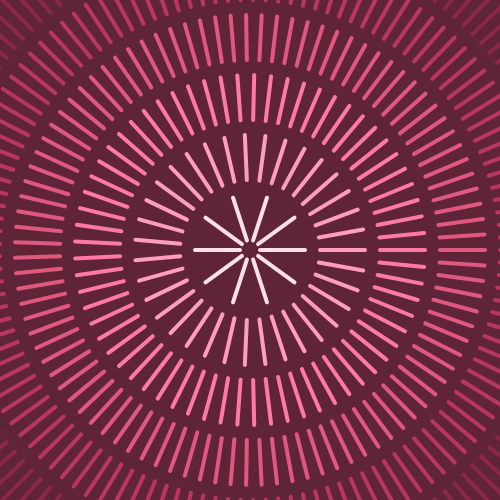
Frame 1 (no input)
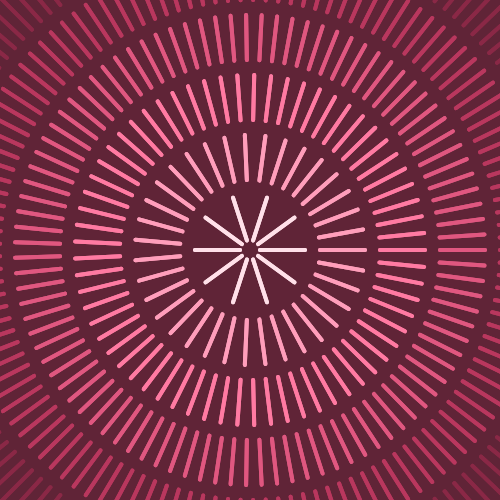
Frame 2 (the mouse pressed at the canvas centre, redrawn once)

The p5.js sketch that drew these frames (run headless with seeded random() and noise() and a simulated clock; the mouse was pressed at the canvas centre and the sketch redrawn once):

// p5.js sketch
// ── sketch.js
// Day 10 of my generative art challenge
// Just played around, no tutorial
const COLORS = ['ffe0e9', 'ff9ebb', 'ff7aa2', 'e05780', 'b9375e', '8a2846'];
const RADIUS_GAP = 60;
const CANVAS_SIZE = 500;

function setup() {
  createCanvas(CANVAS_SIZE, CANVAS_SIZE);
  noLoop();
  strokeWeight(4);
  background('#602437');
}

function circles(x, y, radius, npoints) {
  const angle = TWO_PI / npoints;
  const largerRadius = radius + RADIUS_GAP - 15;
  for (let a = 0; a < TWO_PI; a += angle) {
    const sx = x + cos(a) * radius;
    const sx2 = x + cos(a) * largerRadius;
    const sy = y + sin(a) * radius;
    const sy2 = y + sin(a) * largerRadius;
    line(sx, sy, sx2, sy2);
  }
}

function draw() {
  radiuses = [];
  for (let r = 10; r < CANVAS_SIZE; r += RADIUS_GAP) {
    radiuses.push(r);
  }
  for (let i = 0; i < radiuses.length - 1; i++) {
    const npoints = i == 0 ? 10 : radiuses[i] / 2;
    stroke('#' + COLORS[i]);
    circles(CANVAS_SIZE / 2, CANVAS_SIZE / 2, radiuses[i], npoints);
  }
}
